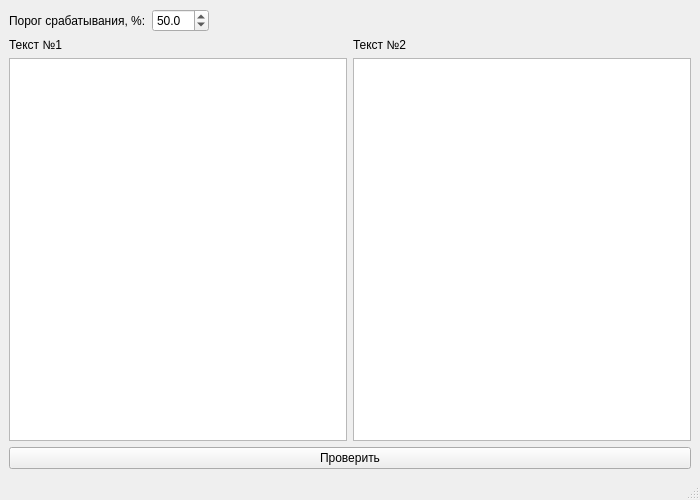
<?xml version="1.0" encoding="UTF-8"?>
<ui version="4.0">
    <class>AntiPlagWindow</class>
    <widget class="QMainWindow" name="AntiPlagWindow">
        <property name="geometry"><rect><x>0</x><y>0</y><width>700</width><height>500</height></rect></property>
        <property name="windowTitle"><string>Антиплагиат</string></property>
        <widget class="QWidget" name="centralwidget">
            <layout class="QVBoxLayout">
                <item>
                    <layout class="QHBoxLayout">
                        <item><widget class="QLabel"><property name="text"><string>Порог срабатывания, %:</string></property></widget></item>
                        <item><widget class="QDoubleSpinBox" name="spinThreshold">
                                <property name="minimum"><double>0.0</double></property>
                                <property name="maximum"><double>100.0</double></property>
                                <property name="value"><double>50.0</double></property>
                                <property name="decimals"><number>1</number></property>
                                </widget></item>
                        <item><spacer name="spacer"><property name="orientation"><enum>Qt::Horizontal</enum></property><property name="sizeHint" stdset="0"><size><width>40</width><height>20</height></size></property></spacer></item>
                    </layout>
                </item>
                <item>
                    <layout class="QHBoxLayout">
                        <item>
                            <layout class="QVBoxLayout">
                                <item><widget class="QLabel"><property name="text"><string>Текст №1</string></property></widget></item>
                                <item><widget class="QPlainTextEdit" name="text1"/></item>
                            </layout>
                        </item>
                        <item>
                            <layout class="QVBoxLayout">
                                <item><widget class="QLabel"><property name="text"><string>Текст №2</string></property></widget></item>
                                <item><widget class="QPlainTextEdit" name="text2"/></item>
                            </layout>
                        </item>
                    </layout>
                </item>
                <item>
                    <widget class="QPushButton" name="btnCheck">
                        <property name="text"><string>Проверить</string></property>
                    </widget>
                </item>
            </layout>
        </widget>
        <widget class="QStatusBar" name="statusbar"/>
    </widget>
    <resources/>
    <connections/>
</ui>
